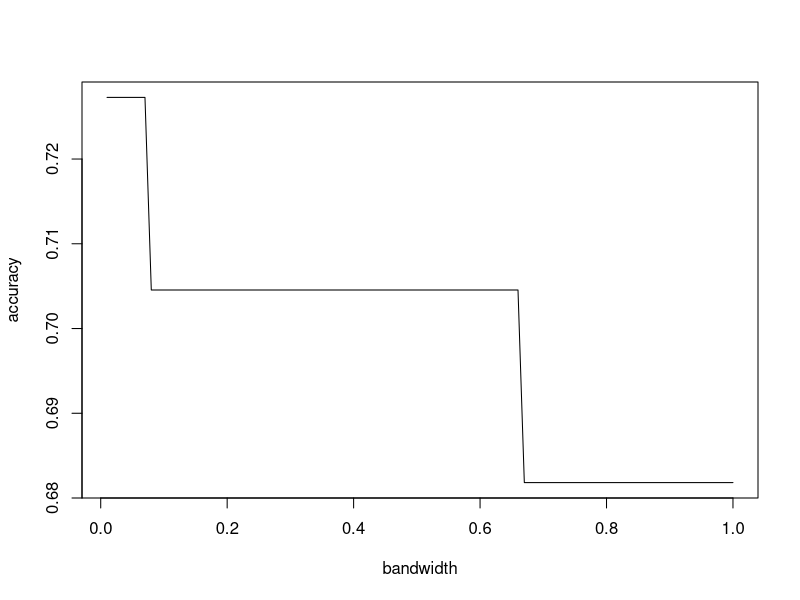

Generate this figure with R:

#For reproducibility
set.seed(1)
#Importing the data

data <- iris
data <- data[,c(1,5)] #only keep one attribute for simplicity
#Dividing data into train and test set
sample <- sample(seq(1,2), size = nrow(data), replace = TRUE, prob = c(0.7,0.3))
data_train <- data[sample == 1, ]
data_test <- data[sample == 2, ]

acc <- rep(NA,100)
bwvec <- seq(from = 0.01, to = 1, by = 0.01)
for(j in 1:100){

#Computing the densities and using them for classification
denshat1 <- density(data[which(data$Species == "setosa"),1], bw = bwvec[j])
densfct1 <- approxfun(denshat1$x,denshat1$y, rule = 2)
denshat2 <- density(data[which(data$Species == "versicolor"),1], bw = bwvec[j])
densfct2 <- approxfun(denshat2$x, denshat2$y, rule = 2)
denshat3 <- density(data[which(data$Species == "virginica"),1], bw = bwvec[j])
densfct3 <- approxfun(denshat3$x,denshat3$y, rule = 2)

#Computing the predicted value and accuracy
count <- 0
for(i in 1:length(data_test[,1]) ){
  y1 <- densfct1(data_test[i,1])
  y2 <- densfct2(data_test[i,1])
  y3 <- densfct3(data_test[i,1])
  if(y1 == max(c(y1,y2,y3))){
    if(data_test[i,2] == "setosa"){
      count <- count + 1
    }
  }else if(y2 == max(c(y1,y2,y3))){
    if(data_test[i,2] == "versicolor"){
      count <- count + 1
    }
  }else if(y3 == max(c(y1,y2,y3))){
    if(data_test[i,2] == "virginica"){
      count <- count + 1
    }
  }
}
acc[j] <- count/length(data_test[,1])
}
plot(bwvec, acc, xlab = "bandwidth", ylab = "accuracy", type = "l")
